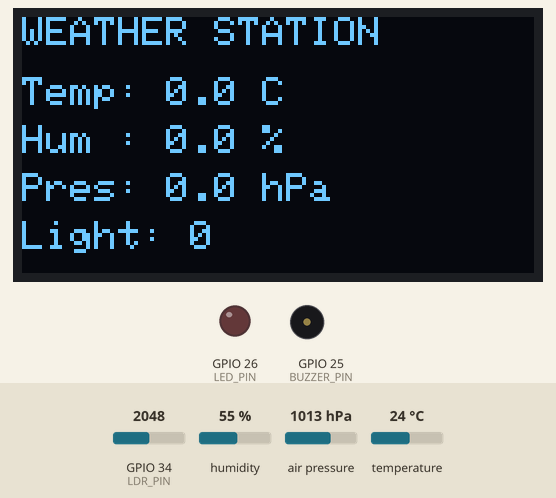
This program was run on a simulated ESP32. Shown: 128×64 one-colour display, output pins drawn as LEDs (lit = HIGH), buzzer (waves = sounding, pin HIGH). The inputs (shaded band) are chosen by the test bench; at power-on: temperature 24 °C, air pressure 1013 hPa, GPIO 34 (LDR_PIN) = 2048, humidity 55 %. WiFi joins after 1.5 s; servers stay silent unless stated; not simulated (calls return 0 or success): secrets.h; what the program prints to the serial monitor is not drawn.

Above: at 5.0 s.
5.1 s: temperature set to 34.4 °C
At 6.4 s:
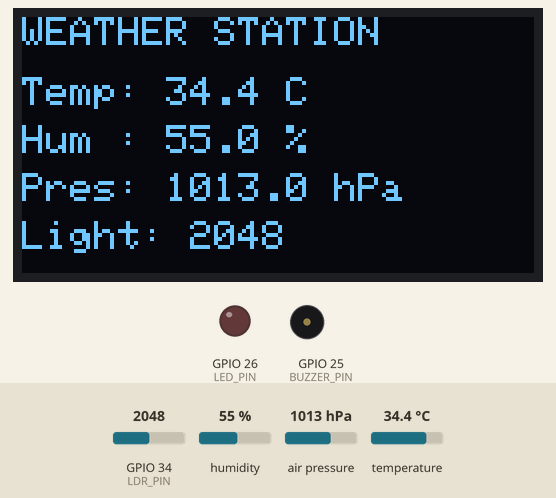
7.4 s: temperature set to 35.9 °C
At 11.0 s:
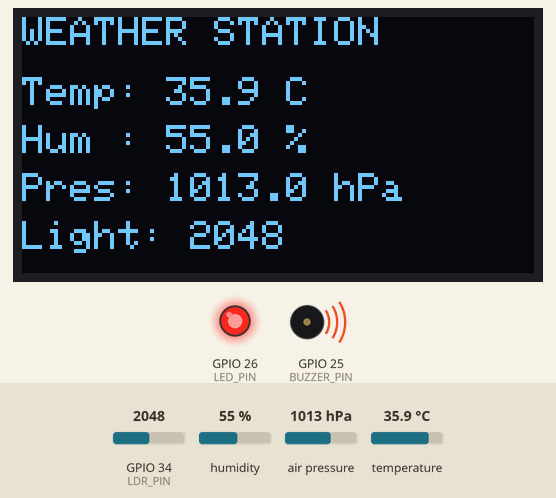
11.4 s: air pressure set to 1048 hPa
At 12.9 s:
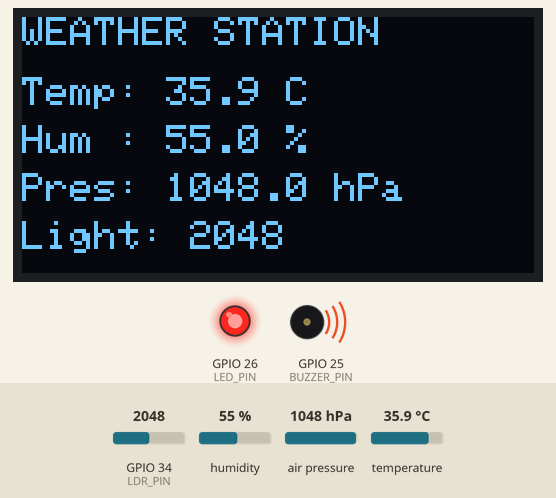
13.4 s: GPIO 34 (LDR_PIN) set to 2866
At 14.8 s:
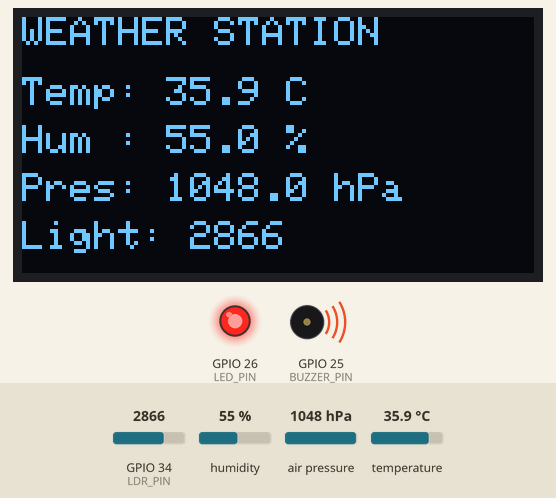
15.4 s: humidity set to 22 %
At 16.7 s:
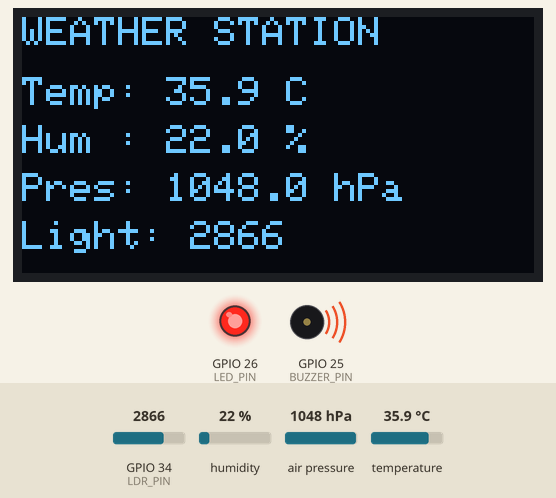
17.4 s: air pressure set to 952 hPa
At 18.6 s:
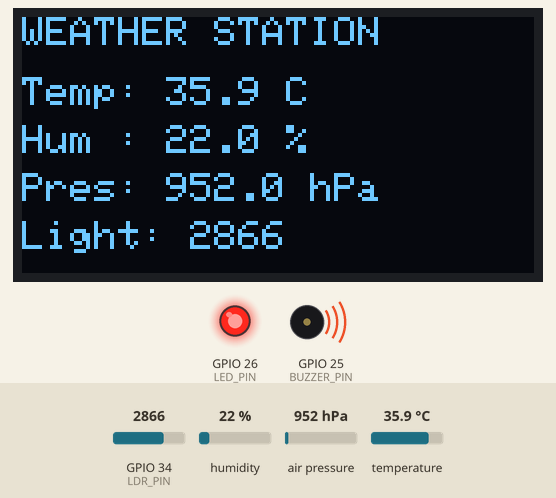
Timing chart, 0 to 20.4 s (numbered marks = the images above; inputs shaded):
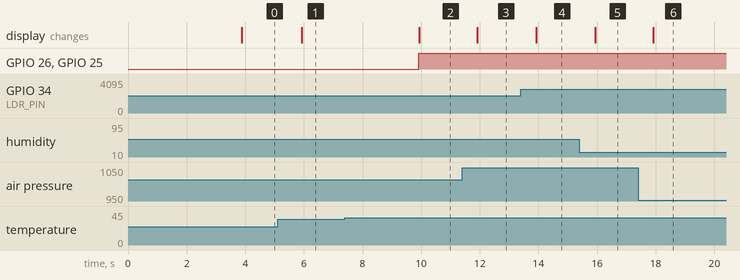

Measured:
- the behaviour switches between 35 and 35.1 °C on temperature (found by bisection; images 1 and 2)
- after the input at 5.1 s, the display: changes after 0.83 s (image 1)
- after the input at 7.4 s, GPIO 26 (LED_PIN), GPIO 25 (BUZZER_PIN): LOW → HIGH after 2.5 s; the display: changes after 2.5 s (image 2)
- after the input at 11.4 s, the display: changes after 0.52 s (image 3)
- after the input at 13.4 s, the display: changes after 0.53 s (image 4)
- after the input at 15.4 s, the display: changes after 0.54 s (image 5)
- after the input at 17.4 s, the display: changes after 0.52 s (image 6)

The program:

main.cpp
```cpp
#include "secrets.h"


#include <Arduino.h>
#include <WiFi.h>
#include <BlynkSimpleEsp32.h>

#include <Wire.h>
#include <DHT.h>
#include <Adafruit_BMP085.h>
#include <Adafruit_GFX.h>
#include <Adafruit_SSD1306.h>

char ssid[] = "Wokwi-GUEST";
char pass[] = "";

// ==================== PIN DEFINITIONS ====================

#define DHT_PIN 4
#define DHT_TYPE DHT22

#define LDR_PIN 34
#define LED_PIN 26
#define BUZZER_PIN 25

// ==================== OLED ====================

#define SCREEN_WIDTH 128
#define SCREEN_HEIGHT 64

Adafruit_SSD1306 display(
  SCREEN_WIDTH,
  SCREEN_HEIGHT,
  &Wire,
  -1
);

// ==================== SENSOR OBJECTS ====================

DHT dht(DHT_PIN, DHT_TYPE);
Adafruit_BMP085 bmp;

// ==================== BLYNK TIMER ====================

BlynkTimer timer;

// ==================== VARIABLES ====================

float temperature;
float humidity;
float pressure;
float altitude;

int lightLevel;
// ==================== FUNCTION DECLARATIONS ====================

void readDHT22();
void readBMP180();
void readLDR();

void sendToBlynk();
void sendSensorData();

void checkAlerts();
void printSerialData();
void updateOLED();

// ==================== SETUP ====================

void setup() {

  Serial.begin(115200);

  pinMode(LDR_PIN, INPUT);
  pinMode(LED_PIN, OUTPUT);
  pinMode(BUZZER_PIN, OUTPUT);

  digitalWrite(LED_PIN, LOW);
  digitalWrite(BUZZER_PIN, LOW);

  // Start DHT22
  dht.begin();

  // Start I2C
  Wire.begin(21, 22);

  // Start BMP180
  if (!bmp.begin(0x76)) {

    Serial.println("BMP180 not detected!");

    while (1);
  }

  // Start OLED
  if (!display.begin(
        SSD1306_SWITCHCAPVCC,
        0x3C
      )) {

    Serial.println("OLED not detected!");

    while (1);
  }

  // Starting screen
  display.clearDisplay();

  display.setTextSize(1);
  display.setTextColor(SSD1306_WHITE);

  display.setCursor(20, 20);
  display.println("Weather Station");

  display.setCursor(30, 35);
  display.println("Starting...");

  display.display();

  delay(2000);

  // ==================== BLYNK CONNECTION ====================

  Serial.println("Connecting to Blynk...");

  Blynk.begin(
    BLYNK_AUTH_TOKEN,
    ssid,
    pass
  );

  // Send sensor data every 2 seconds
  timer.setInterval(2000L, sendSensorData);

  Serial.println();
  Serial.println("==============================");
  Serial.println("  WEATHER MONITORING STATION");
  Serial.println("==============================");
}

// ==================== READ DHT22 ====================

void readDHT22() {

  temperature = dht.readTemperature();
  humidity = dht.readHumidity();

  if (isnan(temperature) || isnan(humidity)) {

    Serial.println("DHT22 reading failed!");

    return;
  }
}

// ==================== READ BMP180 ====================

void readBMP180() {

  pressure = bmp.readPressure() / 100.0;

  altitude = bmp.readAltitude(1013.25);
}

// ==================== READ LDR ====================

void readLDR() {

  lightLevel = analogRead(LDR_PIN);
}

// ==================== SEND DATA TO BLYNK ====================

void sendToBlynk() {

  Blynk.virtualWrite(V0, temperature);
  Blynk.virtualWrite(V1, humidity);
  Blynk.virtualWrite(V2, pressure);
  Blynk.virtualWrite(V3, altitude);
  Blynk.virtualWrite(V4, lightLevel);

  Serial.println(">>> Data sent to Blynk:");
  Serial.print("V0 Temperature = ");
  Serial.println(temperature);

  Serial.print("V1 Humidity = ");
  Serial.println(humidity);

  Serial.print("V2 Pressure = ");
  Serial.println(pressure);

  Serial.print("V3 Altitude = ");
  Serial.println(altitude);

  Serial.print("V4 Light = ");
  Serial.println(lightLevel);
}

// ==================== READ ALL SENSORS ====================

void sendSensorData() {

  readDHT22();

  readBMP180();

  readLDR();

  sendToBlynk();

  printSerialData();
}

// ==================== WEATHER ALERT ====================

void checkAlerts() {

  if (temperature > 35) {

    digitalWrite(LED_PIN, HIGH);
    digitalWrite(BUZZER_PIN, HIGH);

    Serial.println("⚠ WARNING: HIGH TEMPERATURE!");

    Blynk.virtualWrite(V5, "HIGH TEMPERATURE");

  }
  else {

    digitalWrite(LED_PIN, LOW);
    digitalWrite(BUZZER_PIN, LOW);

    Blynk.virtualWrite(V5, "NORMAL");
  }
}
// ==================== SERIAL DISPLAY ====================

void printSerialData() {

  Serial.println();
  Serial.println("------------------------------");

  Serial.print("Temperature : ");
  Serial.print(temperature);
  Serial.println(" C");

  Serial.print("Humidity    : ");
  Serial.print(humidity);
  Serial.println(" %");

  Serial.print("Pressure    : ");
  Serial.print(pressure);
  Serial.println(" hPa");

  Serial.print("Altitude    : ");
  Serial.print(altitude);
  Serial.println(" m");

  Serial.print("Light Level : ");
  Serial.println(lightLevel);

  Serial.println("------------------------------");
}

// ==================== OLED DISPLAY ====================

void updateOLED() {

  display.clearDisplay();

  display.setTextSize(1);

  display.setCursor(0, 0);
  display.println("WEATHER STATION");

  display.setCursor(0, 15);
  display.print("Temp: ");
  display.print(temperature, 1);
  display.println(" C");

  display.setCursor(0, 27);
  display.print("Hum : ");
  display.print(humidity, 1);
  display.println(" %");

  display.setCursor(0, 39);
  display.print("Pres: ");
  display.print(pressure, 1);
  display.println(" hPa");

  display.setCursor(0, 51);
  display.print("Light: ");
  display.println(lightLevel);

  display.display();
}


// ==================== MAIN LOOP ====================

void loop() {

  // Keep Blynk connected
  Blynk.run();

  // Run scheduled functions
  timer.run();

  // Check temperature alert
  checkAlerts();

  // Update OLED
  updateOLED();
}
```
